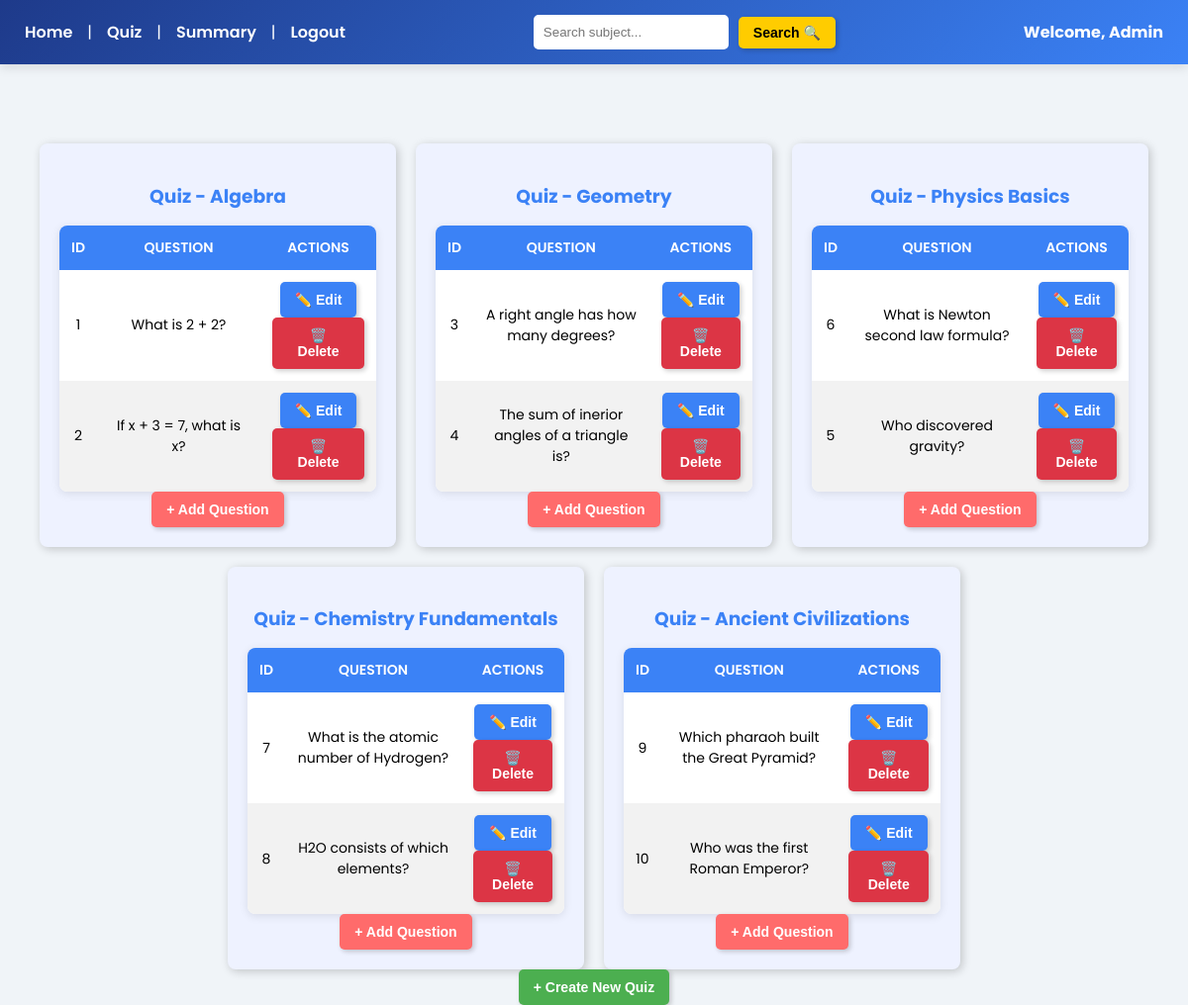
Page /quiz_manage on the committed database.
### model.py (models this page shows, shortened)
class Quiz(db.Model):
    id = db.Column(db.Integer, primary_key=True)
    chapter_id = db.Column(db.Integer, db.ForeignKey('chapter.id'), nullable=False)
    date_of_quiz = db.Column(db.Date, nullable=False)
    time_duration = db.Column(db.String(10), nullable=False)
    remarks = db.Column(db.Text, nullable=True)
    chapter = db.relationship('Chapter', backref=db.backref('quizzes', lazy=True))

class Chapter(db.Model):
    id = db.Column(db.Integer, primary_key=True)
    subject_id = db.Column(db.Integer, db.ForeignKey('subject.id'), nullable=False)
    name = db.Column(db.String(200), nullable=False)
    description = db.Column(db.Text, nullable=True)
    subject = db.relationship('Subject', backref=db.backref('chapters', lazy=True))

class Question(db.Model):
    id = db.Column(db.Integer, primary_key=True)
    quiz_id = db.Column(db.Integer, db.ForeignKey('quiz.id'), nullable=False)
    question_title = db.Column(db.String(200), nullable=False)
    question_statement = db.Column(db.Text, nullable=False)
    option1 = db.Column(db.String(255), nullable=False)
    option2 = db.Column(db.String(255), nullable=False)
    option3 = db.Column(db.String(255), nullable=True)
    option4 = db.Column(db.String(255), nullable=True)
    correct_option = db.Column(db.String(10), nullable=False)
    quiz = db.relationship('Quiz', backref=db.backref('questions', lazy=True))

### app.py (the view)
@app.route('/quiz_manage')
def quiz_management():
    quizzes = (
        Quiz.query
        .options(
            joinedload(Quiz.chapter),
            joinedload(Quiz.questions)
        )
        .all()
    )
    return render_template('quizmanagement.html', quizzes=quizzes)

### templates/quizmanagement.html (shortened to what this page needs)
<!DOCTYPE html>
<html lang="en">
<head>
    <link rel="stylesheet" href="{{ url_for('static', filename='quizmanagement.css') }}">
</head>
<body>
    <header class="header">
        <div class="nav-links">
            <a href="{{ url_for('admin_dashboard') }}">Home</a> |
            <a href="{{ url_for('quiz_management') }}">Quiz</a> |
            <a href="{{ url_for('admin_summary') }}">Summary</a> |
            <a href="{{ url_for('logout') }}">Logout</a>
        </div>
        <div class="search-box">
            <input type="text" id="searchInput" placeholder="Search subject...">
            <button onclick="searchSubjects()">Search 🔍</button>
        </div>
        <div class="admin-welcome">Welcome, Admin</div>
    </header>
    <section class="quiz-list">
        {% for quiz in quizzes %}
        <div class="quiz-box">
            <h3>Quiz - {{ quiz.chapter.name if quiz.chapter else 'No Chapter' }}</h3>
            <table>
                <thead>
                    <tr>
                        <th>ID</th>
                        <th>Question</th>
                        <th>Actions</th>
                    </tr>
                </thead>
                <tbody>
                    {% for question in quiz.questions %}
                    <tr>
                        <td>{{ question.id }}</td>
                        <td>{{ question.question_statement }}</td>
                        <td>
                            <button class="edit-btn" onclick="openEditModal(
                                {{ question.id }},
                                '{{ question.question_title }}',
                                '{{ question.question_statement }}',
                                '{{ question.option1 }}',
                                '{{ question.option2 }}',
                                '{{ question.option3 or '' }}',
                                '{{ question.option4 or '' }}',
                                '{{ question.correct_option }}'
                            )">✏️ Edit</button>
                            <form action="{{ url_for('delete_question', question_id=question.id) }}" method="POST" class="delete-form">
                                <button type="submit" class="delete-btn" onclick="return confirmDelete();">🗑️ Delete</button>
                            </form>
                        </td>
                    </tr>
                    {% endfor %}
                </tbody>
            </table>
            <a href="{{ url_for('new_question', quiz_id=quiz.id) }}">
                <button class="add-question">+ Add Question</button>
            </a>
        </div>
        {% endfor %}
    </section>
    <a href="{{ url_for('new_quiz') }}">
        <button class="new-quiz">+ Create New Quiz</button>
    </a>
</body>
</html>

### static/quizmanagement.css (style rules this page uses)
body { font-family: 'Poppins', sans-serif; background: #f0f4f8; margin: 0; padding: 0; text-align: center; }
.header { display: flex; justify-content: space-between; align-items: center; background: linear-gradient(135deg, #1e3a8a, #3b82f6); padding: 15px 25px; color: white; box-shadow: 0px 4px 10px rgba(0, 0, 0, 0.1); }
.nav-links { display: flex; align-items: center; gap: 15px; }
.nav-links a { text-decoration: none; color: white; font-weight: 600; transition: 0.3s; }
.search-box { display: flex; align-items: center; gap: 10px; }
.search-box input { padding: 8px; border: 2px solid white; border-radius: 5px; outline: none; }
.search-box button { background: #ffcc00; color: black; border: none; padding: 8px 15px; font-weight: bold; border-radius: 5px; cursor: pointer; transition: 0.3s; }
.admin-welcome { font-weight: bold; font-size: 16px; }
.quiz-list { display: flex; flex-wrap: wrap; justify-content: center; gap: 20px; margin-top: 80px; width: 100%; }
.quiz-box { background: #eef2ff; padding: 20px; border-radius: 8px; width: 320px; box-shadow: 2px 2px 10px rgba(0, 0, 0, 0.2); text-align: center; }
.quiz-box h3 { color: #3b82f6; margin-bottom: 15px; }
table { width: 100%; border-collapse: collapse; background: white; box-shadow: 0 2px 10px rgba(0, 0, 0, 0.1); border-radius: 8px; overflow: hidden; }
th, td { padding: 12px; text-align: center; font-size: 14px; }
th { background: #3b82f6; color: white; text-transform: uppercase; font-weight: 600; }
tr:nth-child(even) { background: #f2f2f2; }
button { padding: 10px 15px; border-radius: 5px; border: none; cursor: pointer; font-size: 14px; font-weight: bold; transition: 0.3s; box-shadow: 2px 2px 5px rgba(0, 0, 0, 0.2); }
.add-question, .new-quiz { background: #ff6b6b; color: white; font-weight: 600; }
.new-quiz { background: #4caf50; }
.edit-btn { background: #3b82f6; color: white; }
.delete-btn { background: #dc3545; color: white; }

### rows in the picture
Quiz: chapter "Algebra"
Question: id "1", question_statement "What is 2 + 2?"
Question: id "2", question_statement "If x + 3 = 7, what is x?"
Quiz: chapter "Geometry"
Question: id "3", question_statement "A right angle has how many degrees?"
Question: id "4", question_statement "The sum of inerior angles of a triangle is?"
Quiz: chapter "Physics Basics"
Question: id "6", question_statement "What is Newton second law formula?"
Question: id "5", question_statement "Who discovered gravity?"
Quiz: chapter "Chemistry Fundamentals"
Question: id "7", question_statement "What is the atomic number of Hydrogen?"
Question: id "8", question_statement "H2O consists of which elements?"
Quiz: chapter "Ancient Civilizations"
Question: id "9", question_statement "Which pharaoh built the Great Pyramid?"
Question: id "10", question_statement "Who was the first Roman Emperor?"
